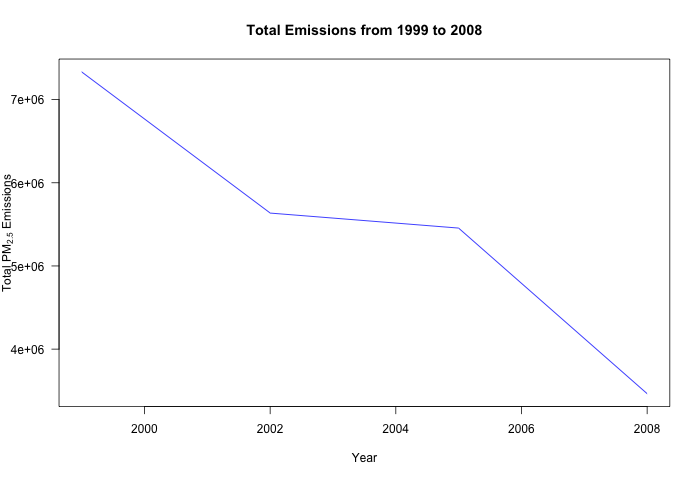

Write the R code that produced this figure.


source("load_data.R")
##Total emissions by years
total_emissions <- aggregate(Emissions ~ year, NEI, sum)

png(
  filename = "plot1.png",
  width = 700,
  height = 480,
  units = "px"
)


plot(
  total_emissions,
  type = "l",
  xlab = "Year",
  col = "blue",
  las = 1,
  main = "Total Emissions from 1999 to 2008",
  ylab = expression('Total PM'[2.5] * " Emissions")
)

dev.off()